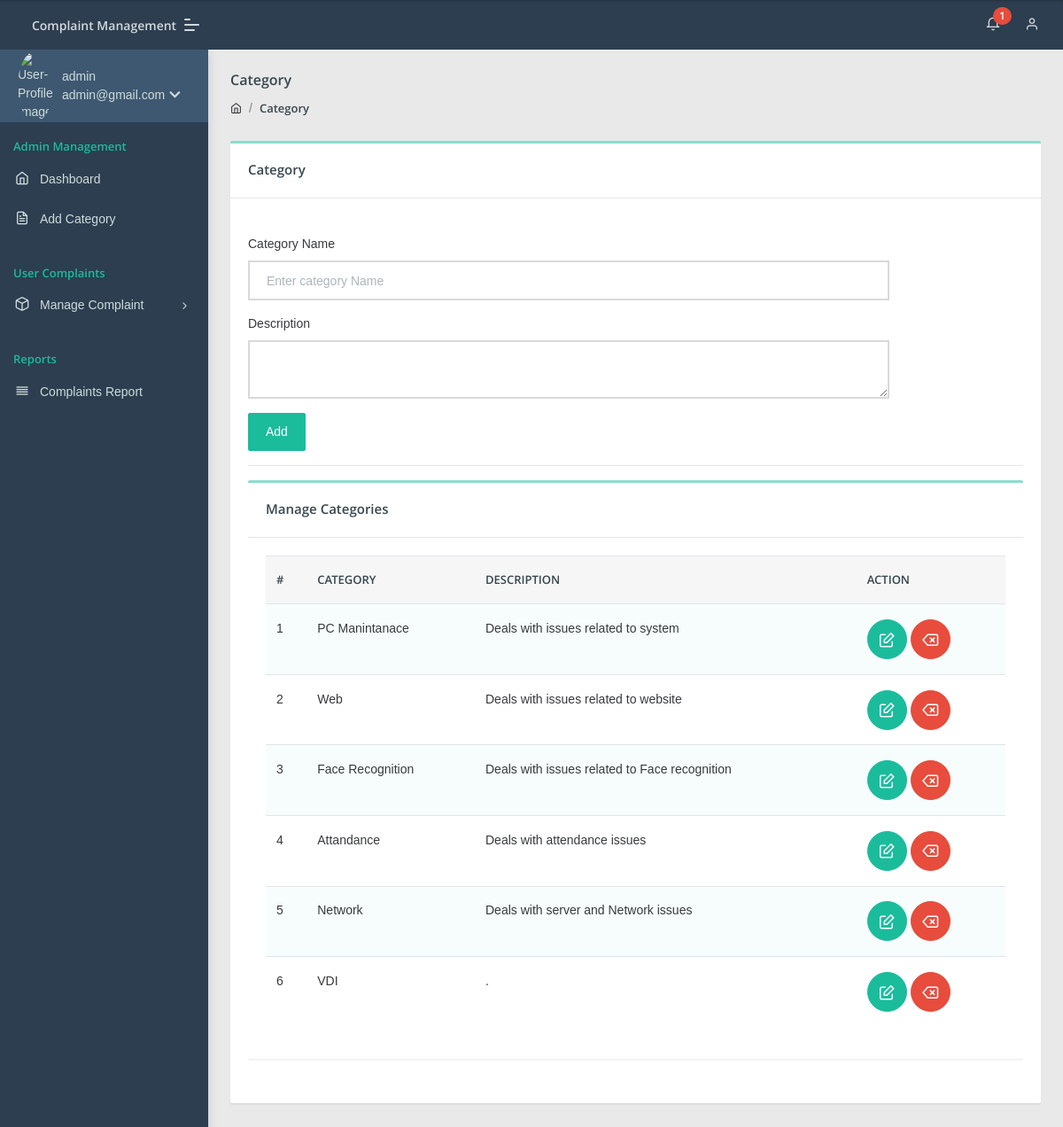
The app's page /admin/category.php (signed in) with its own data.
### tables this page shows
CREATE TABLE `category` (
  `id` int(11) NOT NULL,
  `categoryName` varchar(255) DEFAULT NULL,
  `categoryDescription` longtext DEFAULT NULL,
  `creationDate` timestamp NULL DEFAULT current_timestamp(),
  `updationDate` timestamp NULL DEFAULT NULL ON UPDATE current_timestamp()
);

### admin/category.php (the view, shortened to what this page needs)
<?php
include('include/config.php');
if(strlen($_SESSION['aid'])==0)
    {
header('location:index.php');
}
else{
?>
<!DOCTYPE html>
<html lang="en">
<head>
    <link rel="stylesheet" href="assets/css/style.css">
</head>
<body class="">
	<?php include('include/sidebar.php');?>
	<?php include('include/header.php');?>
<section class="pcoded-main-container">
    <div class="pcoded-content">
        <div class="page-header">
            <div class="page-block">
                <div class="row align-items-center">
                    <div class="col-md-12">
                        <div class="page-header-title">
                            <h5 class="m-b-10">Category</h5>
                        </div>
                        <ul class="breadcrumb">
                            <li class="breadcrumb-item"><a href="dashboard.php"><i class="feather icon-home"></i></a></li>
                            <li class="breadcrumb-item"><a href="category.php">Category</a></li>
                        </ul>
                    </div>
                </div>
            </div>
        </div>
        <div class="row">
            <div class="col-sm-12">
                <div class="card">
                    <div class="card-header">
                        <h5>Category</h5>
                    </div>
                    <div class="card-body">
                        <div class="row">
                            <div class="col-md-10">
                                    <br />
                                <form method="post" name="Category">
                                    <div class="form-group">
                                        <label for="exampleInputEmail1">Category Name</label>
                                        <input type="text"placeholder="Enter category Name"  name="category" class="form-control" required="true">
                                    </div>
                                      <div class="form-group">
                                        <label for="exampleInputEmail1">Description</label>
                                        <textarea  name="description" class="form-control" ></textarea>
                                    </div>
                                    <button type="submit" class="btn  btn-primary" name="submit">Add</button>
                                </form>
                            </div>
                        </div>
                     <hr>
                      <div class="row">
                            <div class="col-xl-12">
                <div class="card">
                    <div class="card-header">
                        <h5>Manage Categories</h5>
                    </div>
                    <div class="card-body table-border-style">
                        <div class="table-responsive">
                            <table class="table table-striped">
                                <thead>
                                    <tr>
                                            <th>#</th>
                                            <th>Category</th>
                                            <th>Description</th>
                                                                                        <th>Action</th>
                                        </tr>
                                </thead>
                                <tbody>
                                    <?php $query=mysqli_query($con,"select * from category");
$cnt=1;
while($row=mysqli_fetch_array($query))
{
?>
                                        <tr>
                                            <td><?php echo htmlentities($cnt);?></td>
                                            <td><?php echo htmlentities($row['categoryName']);?></td>
                                            <td><?php echo htmlentities($row['categoryDescription']);?></td>
                                            <td>
                                            <a href="edit-category.php?id=<?php echo $row['id']?>" class="btn btn-icon btn-primary btn-xs"><i class="feather icon-edit"></i></a>
                                            <a href="category.php?id=<?php echo $row['id']?>&del=delete" class="btn  btn-icon btn-danger" onClick="return confirm('Are you sure you want to delete?')"><i class="feather icon-delete"></i></a></td>
                                        </tr>
                                        <?php $cnt=$cnt+1; } ?>
                                </tbody>
                            </table>
                        </div>
                    </div>
                </div>
            </div>
                        </div>
                    </div>
                </div>
            </div>
        </div>
    </div>
</section>
</body>
</html>
<?php } ?>

### admin/include/sidebar.php (shortened to what this page needs)
	<nav class="pcoded-navbar  ">
		<div class="navbar-wrapper  ">
			<div class="navbar-content scroll-div " >
				<div class="">
					<div class="main-menu-header">
						<img class="img-radius" src="assets/images/user/user-gear.png" alt="User-Profile-Image">
						<div class="user-details">
							<?php
$id=intval($_SESSION["aid"]);
$query=mysqli_query($con,"select * from admin where id='$id'");
while($row=mysqli_fetch_array($query))
{
?>
							<span><?php echo  htmlentities($row['fullname']);?></span>
							<div id="more-details"><?php echo  htmlentities($row['email']);?><i class="fa fa-chevron-down m-l-5"></i></div><?php } ?>
						</div>
					</div>
				</div>
				<ul class="nav pcoded-inner-navbar ">
					<li class="nav-item pcoded-menu-caption">
						<label>Admin Management</label>
					</li>
					<li class="nav-item">
					    <a href="dashboard.php" class="nav-link "><span class="pcoded-micon"><i class="feather icon-home"></i></span><span class="pcoded-mtext">Dashboard</span></a>
					</li>
					<li class="nav-item">
					    <a href="category.php" class="nav-link "><span class="pcoded-micon"><i class="feather icon-file-text"></i></span><span class="pcoded-mtext">Add Category</span></a>
					</li>
					<li class="nav-item pcoded-menu-caption">
						<label>User Complaints</label>
					</li>
					<li class="nav-item pcoded-hasmenu">
						<a href="#!" class="nav-link "><span class="pcoded-micon"><i class="feather icon-box"></i></span><span class="pcoded-mtext">Manage Complaint</span></a>
					</li>
					<li class="nav-item pcoded-menu-caption">
					    <label>Reports</label>
					</li>
					<li class="nav-item">
					    <a href="between-date-complaintreport.php" class="nav-link "><span class="pcoded-micon"><i class="feather icon-align-justify"></i></span><span class="pcoded-mtext">Complaints Report</span></a>
					</li>
				</ul>
			</div>
		</div>
	</nav>

### admin/include/header.php (shortened to what this page needs)
<header class="navbar pcoded-header navbar-expand-lg navbar-light header-dark">
				<div class="m-header">
					<a class="mobile-menu" id="mobile-collapse" href="#!"><span></span></a>
					<a href="dashboard.php" class="b-brand">
						<strong>Complaint Management</strong>
					</a>
				</div>
				<div class="collapse navbar-collapse">
					<ul class="navbar-nav ml-auto">
						<li>
							<div class="dropdown">
								<a class="dropdown-toggle" href="#" data-toggle="dropdown">
									<i class="icon feather icon-bell"></i>
									<?php
$rt = mysqli_query($con,"select tblcomplaints.*,users.fullName as name from tblcomplaints join users on users.id=tblcomplaints.userId where tblcomplaints.status is null");
$num1 = mysqli_num_rows($rt);
?>
									<span class="badge badge-pill badge-danger"><?php echo htmlentities($num1)?></span>
								</a>
							</div>
						</li>
						<li>
							<div class="dropdown drp-user">
								<a href="#" class="dropdown-toggle" data-toggle="dropdown">
									<i class="feather icon-user"></i>
								</a>
							</div>
						</li>
					</ul>
				</div>
	</header>

### records on screen
category: categoryName "PC Manintanace", categoryDescription "Deals with issues related to system"
category: categoryName "Web", categoryDescription "Deals with issues related to website"
category: categoryName "Face Recognition", categoryDescription "Deals with issues related to Face recognition"
category: categoryName "Attandance", categoryDescription "Deals with attendance issues"
category: categoryName "Network", categoryDescription "Deals with server and Network issues"
category: categoryName "VDI", categoryDescription "."

### other values on screen
$row['fullname'] "admin"
$row['email'] "admin@gmail.com"
$num1 "1"
